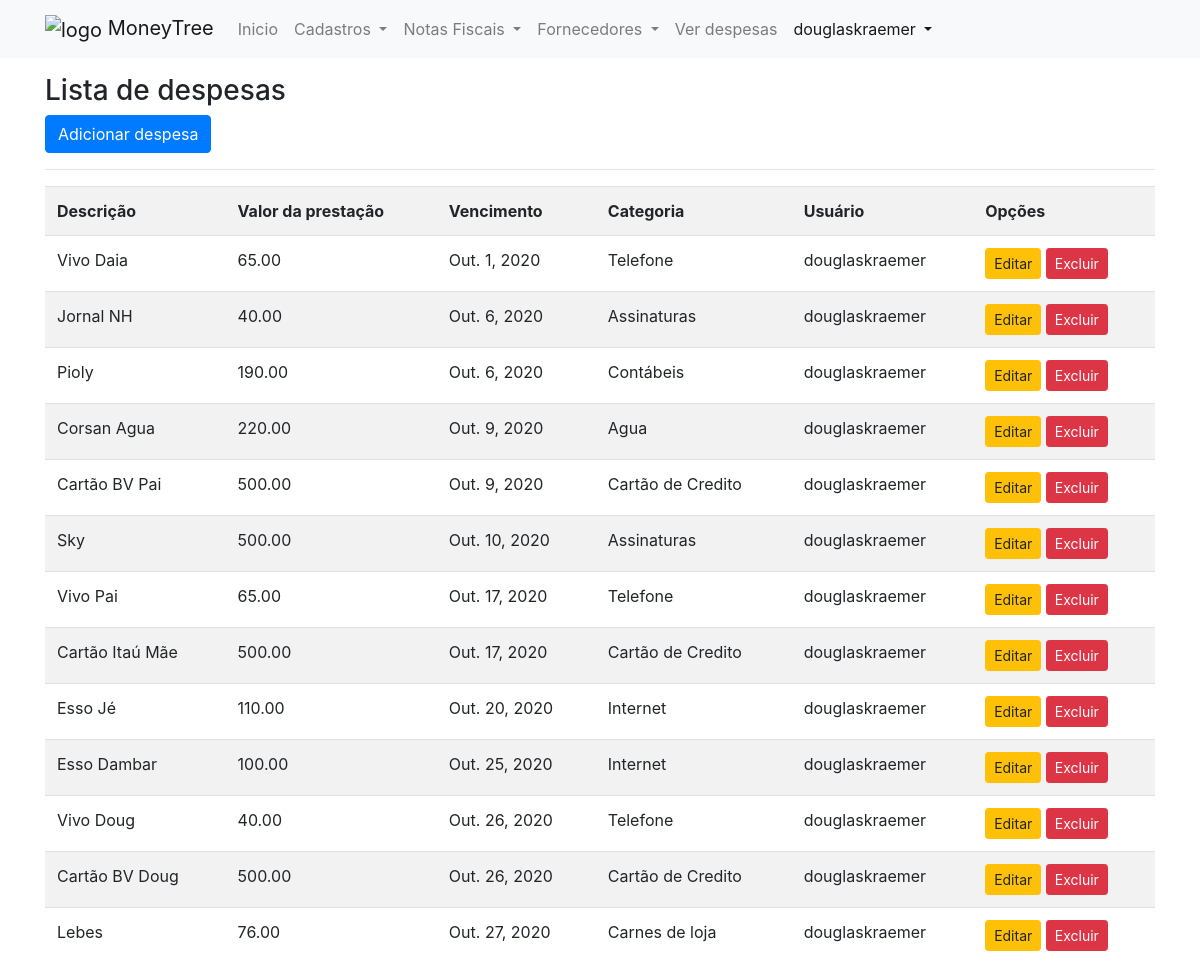
The app's page /listar/despesa/ (signed in) with its own data.
### cadastros/models.py (models this page shows, shortened)
class Despesa(models.Model):
    OPCOES_CHOICES = [
        ('SIM', 'Sim'),
        ('NAO', 'Não'),
    ]
    descricao = models.CharField(max_length=255, verbose_name="Descrição")
    valor_total = models.DecimalField(
        max_digits=8, decimal_places=2, verbose_name="Valor total")
    vencimento = models.DateField()
    categoria = models.ForeignKey(Categoria, on_delete=models.PROTECT)
    opcoes = models.CharField(
        max_length=10, choices=OPCOES_CHOICES, verbose_name="Pago", default='NAO')
    usuario = models.ForeignKey(User, on_delete=models.PROTECT)

class Categoria(models.Model):
    nome = models.CharField(max_length=255)
    def __str__(self):
        return self.nome

### cadastros/views.py (the view)
# urls.py: path('listar/despesa/', DespesaList.as_view(), name='listar-despesa'),
class DespesaList(LoginRequiredMixin, ListView):
    login_url = reverse_lazy('users-login')
    model = Despesa
    template_name = "cadastros/listas/despesa.html"
    def get_queryset(self):
        self.object_list = Despesa.objects.filter(
            usuario=self.request.user).order_by('vencimento')
        return self.object_list

### cadastros/templates/cadastros/listas/despesa.html
{% extends 'base.html' %}
{% load static %}
{% block conteudo %}
<h3 class="mt-3">Lista de despesas</h3>
<a href="{% url 'cadastrar-despesa' %}" class="btn btn-primary">Adicionar despesa</a>
<hr>
<div class="table-responsive">
    <table class="table table-striped">
        <tr>
            <th>Descrição</th>
            <th>Valor da prestação</th>
            <th>Vencimento</th>
            <th>Categoria</th>
            <th>Usuário</th>
            <th>Opções</th>
        </tr>
        {% for despesa in object_list %}
        <tr>
            <td>{{despesa.descricao}}</td>
            <td>{{despesa.valor_total}}</td>
            <td>{{despesa.vencimento}}</td>
            <td>{{despesa.categoria}}</td>
            <td>{{despesa.usuario}}</td>
            <td>
                <a href="{% url 'editar-despesa' despesa.pk %}" class="btn btn-warning btn-sm" title="Editar">Editar</a>
                <a href="{% url 'excluir-despesa' despesa.pk %}" class="btn btn-danger btn-sm"
                    title="Excluir">Excluir</a>
            </td>
        </tr>
        {% empty %}
        <tr>
            <td colspan="5">Nenhum campo registrado</td>
        </tr>
        {% endfor %}
    </table>
</div>
{% endblock %}

### templates/parciais/_nav.html (shortened to what this page needs)
{% load static %}
<nav class="navbar navbar-expand-lg navbar-light bg-light static-top">
    <div class="container">
        <a class="navbar-brand" href="{% url 'index' %}">
            <img src="{% static 'img/pngegg.png' %}" width="80" height="70" alt="logo">
            MoneyTree</a>
        <div class="collapse navbar-collapse" id="navbarNavDropdown">
            <ul class="navbar-nav">
                <li class="nav-item">
                    <a class="nav-link" href="{% url 'index' %}">
                        Inicio
                        <span class="sr-only">(current)</span></a>
                </li>
                {% if request.user.is_authenticated %}
                <li class="nav-item dropdown">
                    <a class="nav-link dropdown-toggle" href="{% url 'index' %}" id="navbarDropdownMenuLink"
                        data-toggle="dropdown" aria-haspopup="true" aria-expanded="false">
                        Cadastros
                    </a>
                </li>
                <li class="nav-item dropdown">
                    <a class="nav-link dropdown-toggle" href="{% url 'index' %}" id="navbarDropdownMenuLink"
                        data-toggle="dropdown" aria-haspopup="true" aria-expanded="false">
                        Notas Fiscais
                    </a>
                </li>
                <li class="nav-item dropdown">
                    <a class="nav-link dropdown-toggle" href="{% url 'index' %}" id="navbarDropdownMenuLink"
                        data-toggle="dropdown" aria-haspopup="true" aria-expanded="false">
                        Fornecedores
                    </a>
                </li>
                <li class="nav-item">
                    <a class="nav-link" href="{% url 'listar-despesa' %}">Ver despesas</a>
                </li>
                <li class="nav-item dropdown active">
                    <a class="nav-link dropdown-toggle" href="{% url 'index' %}" id="navbarDropdownMenuLink"
                        data-toggle="dropdown" aria-haspopup="true" aria-expanded="false">
                        {{ request.user }}
                    </a>
                </li>
                {% endif %}
            </ul>
        </div>
    </div>
</nav>

### records on screen
Despesa: descricao "Vivo Daia", valor_total "65.00", vencimento "Out. 1, 2020", categoria "Telefone", usuario "douglaskraemer"
Despesa: descricao "Jornal NH", valor_total "40.00", vencimento "Out. 6, 2020", categoria "Assinaturas", usuario "douglaskraemer"
Despesa: descricao "Pioly", valor_total "190.00", vencimento "Out. 6, 2020", categoria "Contábeis", usuario "douglaskraemer"
Despesa: descricao "Corsan Agua", valor_total "220.00", vencimento "Out. 9, 2020", categoria "Agua", usuario "douglaskraemer"
Despesa: descricao "Cartão BV Pai", valor_total "500.00", vencimento "Out. 9, 2020", categoria "Cartão de Credito", usuario "douglaskraemer"
Despesa: descricao "Sky", valor_total "500.00", vencimento "Out. 10, 2020", categoria "Assinaturas", usuario "douglaskraemer"
Despesa: descricao "Vivo Pai", valor_total "65.00", vencimento "Out. 17, 2020", categoria "Telefone", usuario "douglaskraemer"
Despesa: descricao "Cartão Itaú Mãe", valor_total "500.00", vencimento "Out. 17, 2020", categoria "Cartão de Credito", usuario "douglaskraemer"
Despesa: descricao "Esso Jé", valor_total "110.00", vencimento "Out. 20, 2020", categoria "Internet", usuario "douglaskraemer"
Despesa: descricao "Esso Dambar", valor_total "100.00", vencimento "Out. 25, 2020", categoria "Internet", usuario "douglaskraemer"
Despesa: descricao "Vivo Doug", valor_total "40.00", vencimento "Out. 26, 2020", categoria "Telefone", usuario "douglaskraemer"
Despesa: descricao "Cartão BV Doug", valor_total "500.00", vencimento "Out. 26, 2020", categoria "Cartão de Credito", usuario "douglaskraemer"
Despesa: descricao "Lebes", valor_total "76.00", vencimento "Out. 27, 2020", categoria "Carnes de loja", usuario "douglaskraemer"

### other values on screen
{{ request.user }} "douglaskraemer"
